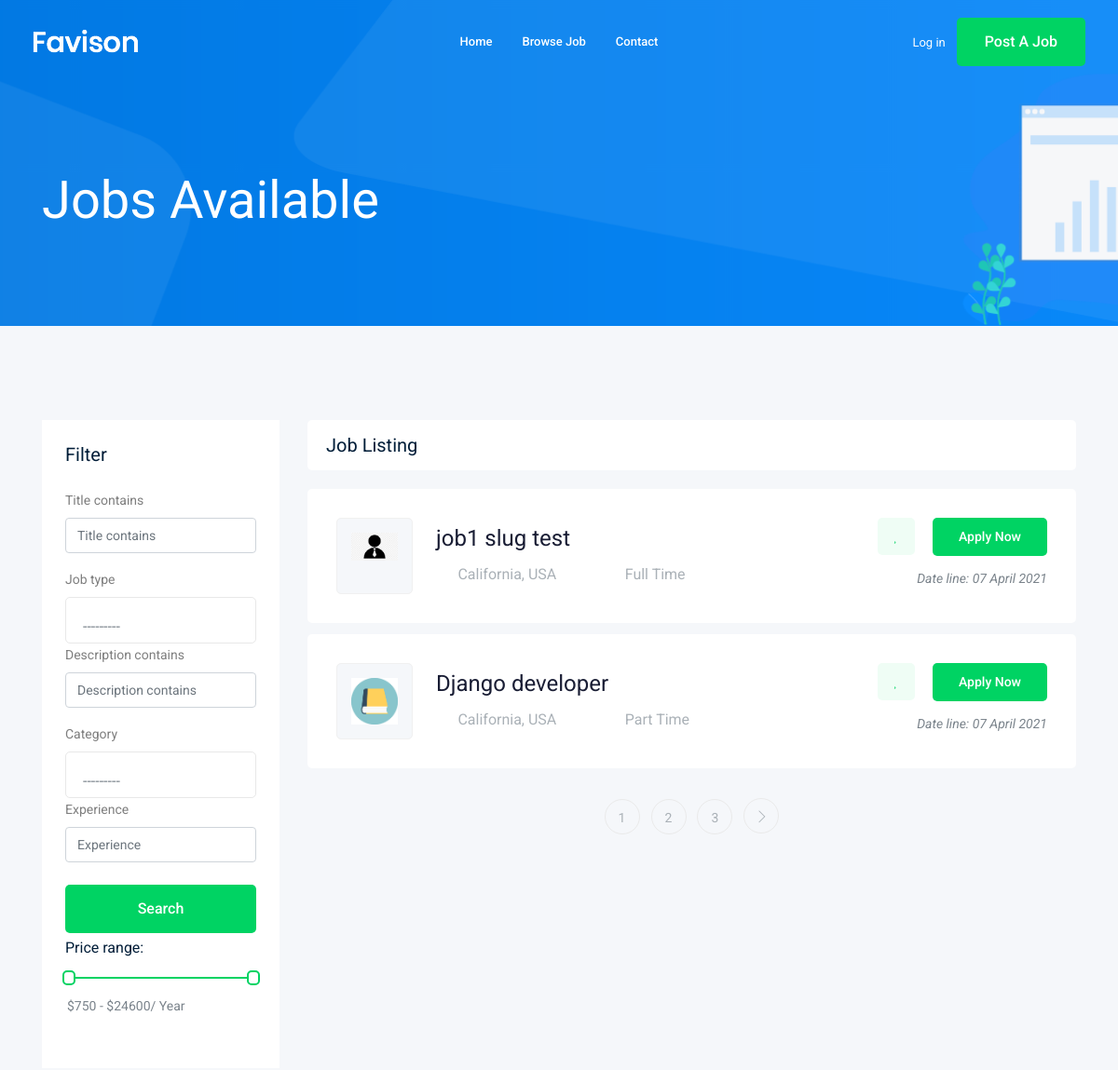
The app's page /jobs/ (upper part), older data.
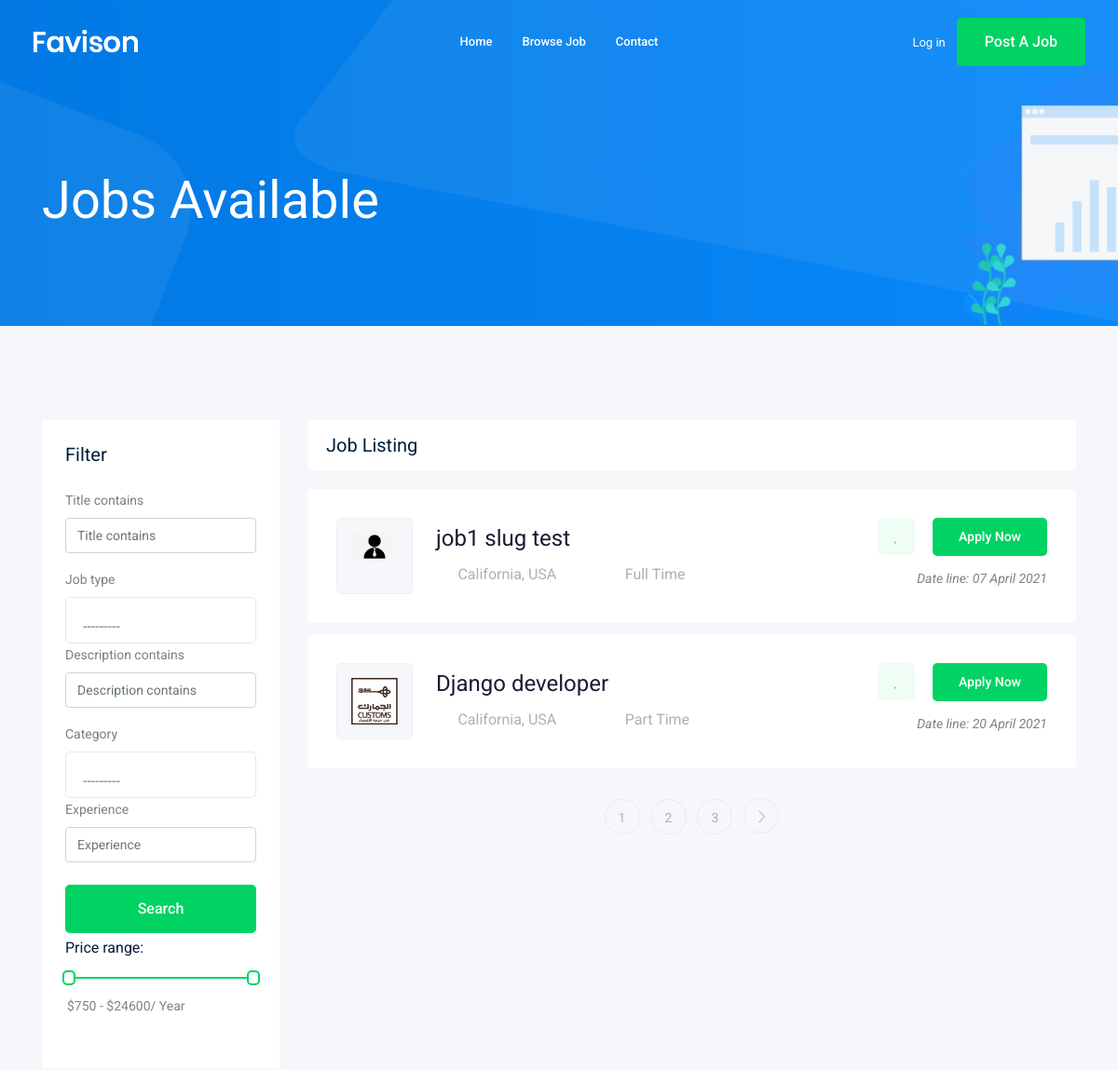
The same page, newer data.
### job/models.py (models this page shows, shortened)
class Job(models.Model):  #table
    owner=models.ForeignKey(User,related_name='job_owner',on_delete=models.CASCADE)
    title=models.CharField(max_length=100)  #column
    job_type=models.CharField(max_length=15,choices=JOB_TYPE)
    description=models.TextField(max_length=1000)
    published_at=models.DateTimeField(auto_now=True)
    Vacancy=models.IntegerField(default=1)
    salary=models.IntegerField(default=0)
    category=models.ForeignKey('Category',on_delete=models.CASCADE)  # in '' because python interpreter and category most define before job
    experience=models.IntegerField(default=1)
    image=models.ImageField(upload_to=image_upload)
    slug=models.SlugField(blank=True,null=True)

### job/views.py (the view)
# urls.py: path('',views.job_list,name='job_list' ),
def job_list(request):
    job_list=Job.objects.all()
    myfilter=JobFilter(request.GET,queryset=job_list)
    job_list=myfilter.qs
    paginator = Paginator(job_list, 2) # Show 25 contacts per page.
    page_number = request.GET.get('page')
    page_obj = paginator.get_page(page_number)
    context={"jobs":page_obj,"myfilter":myfilter} #name in template
    return render(request,'job/job_list.html',context)

### job/models.py (called while the page is built)
    def __str__(self):
       return self.name

### job/templates/job/job_list.html (shortened to what the changed rows need)
{% extends 'base.html' %}
{% load bootstrap4 %}
{% block body%}
    <div class="job_listing_area plus_padding">
        <div class="container">
            <div class="row">
                <div class="col-lg-9">
                    <div class="job_lists m-0">
                        <div class="row">
                        {% for job in jobs%}
                            <div class="col-lg-12 col-md-12">
                                <div class="single_jobs white-bg d-flex justify-content-between">
                                    <div class="jobs_left d-flex align-items-center">
                                        <div class="thumb">
                                            <img src="{{job.image.url}}" style="max-width:100%; max-height:100%; "  alt="">
                                        </div>
                                        <div class="jobs_conetent">
                                           <a href="{% url 'jobs:job_detail' job.slug%}"><h4>{{ job.title}}</h4></a>
                                            <div class="links_locat d-flex align-items-center">
                                                <div class="location">
                                                    <p> <i class="fa fa-map-marker"></i> California, USA</p>
                                                </div>
                                                <div class="location">
                                                    <p> <i class="fa fa-clock-o"></i> {{job.job_type}}</p>
                                                </div>
                                            </div>
                                        </div>
                                    </div>
                                    <div class="jobs_right">
                                        <div class="apply_now">
                                            <a class="heart_mark" href="#"> <i class="fa fa-heart"></i> </a>
                                            <a href="{% url 'jobs:job_detail' job.slug%}" class="boxed-btn3">Apply Now</a>
                                        </div>
                                        <div class="date">
                                            <p>Date line: {{job.published_at|date:"d N Y"}}</p>
                                        </div>
                                    </div>
                                </div>
                            </div>
                              {% endfor   %}
                        </div>
                    </div>
                </div>
            </div>
        </div>
    </div>
    {% endblock body%}

Row changes from the older to the newer data that the page shows:
changed Job "Django developer": image: a different picture; published_at "07 April 2021" → "20 April 2021"
